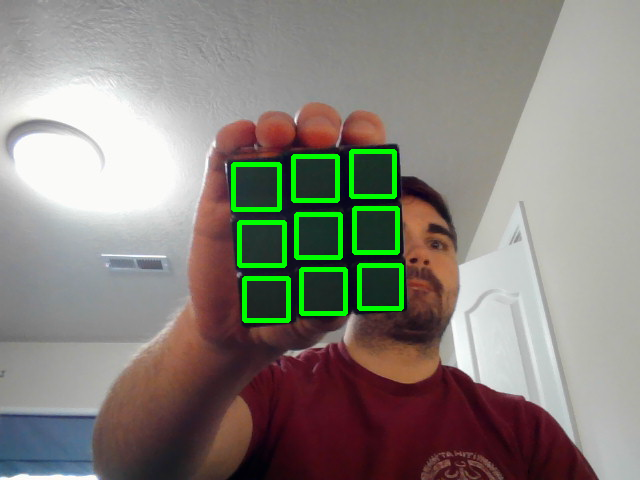
#> input picture yo.png, 640 x 480 px, given in place of the camera
$ python MainCubeScanner.py
#> lines starting #> are read from the running program, lines starting #| are printed output that depends on the picture; after the words box and inside, x2 and y2 are one past the last pixel; in counts of white or black regions, pixels touching at a corner belong together
#> further down, imageFrame is the input picture: shape (480, 640, 3); mean B, G, R 123.6, 131.3, 135.5
# Python code for Cube Scanner


import numpy as np
from matplotlib import pyplot as plt
import cv2
import math
import json
from sklearn.cluster import KMeans
from k_means_constrained import KMeansConstrained


def isContourSquare(c):

    peri = cv2.arcLength(c, True)
    area = cv2.contourArea(c)

    # Find the circularity of the contour, a square's should be about 0.785
    squareness = 4 * math.pi * area / math.pow(peri, 2)
    if (area > 500 and squareness >= 0.70 and squareness <= 0.85):
        return True
    else:
        return False


def scanSide(imageFrame, faceName):
    # Make a copy of the image frame to change it
#> called with faceName = '0.png'
    contourImage = imageFrame.copy()

    # Gray the image cause that helps for some reason
    gray = cv2.cvtColor(contourImage, cv2.COLOR_BGR2GRAY)
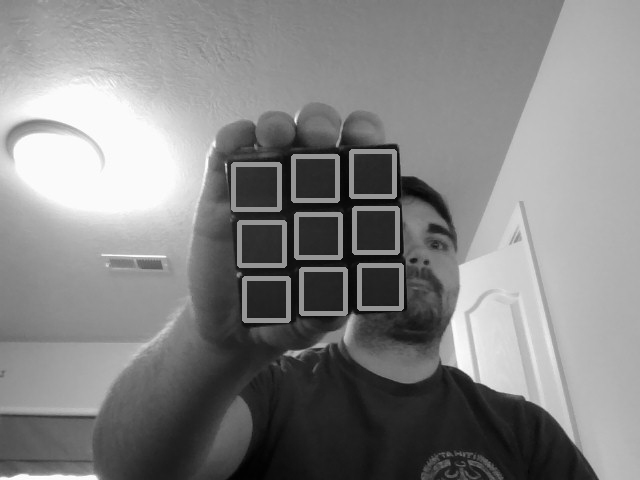
#> gray: shape (480, 640); min 1, max 255, mean 131.7

    # Give it a bit of a blur beacuse that also helps for some reason
    blurred = cv2.GaussianBlur(gray, (3, 3), 0)

    # Canny does something to get edge detection, not sure what
    canny = cv2.Canny(blurred, 20, 40)
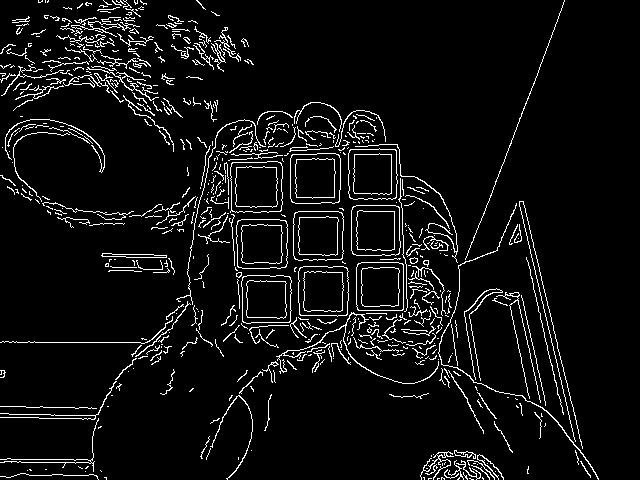
#> canny: shape (480, 640); 6.1% white in thin lines or dots

    # Kernel is for the dilation step
    kernel = np.ones((3, 3), np.uint8)

    # Dilating the lines to help detect edges better
    dilated = cv2.dilate(canny, kernel, iterations=2)
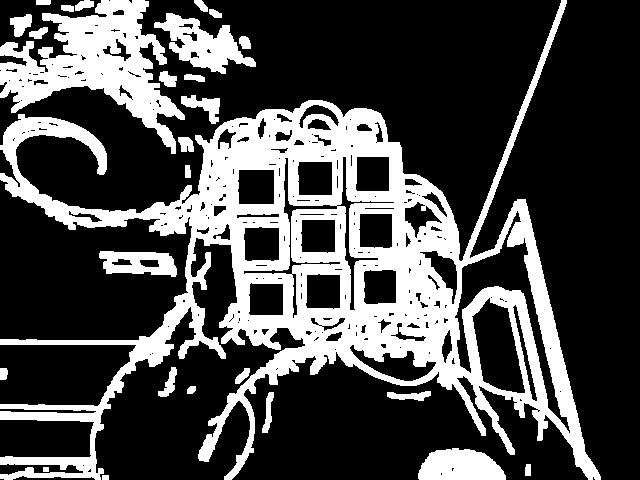
#> dilated: shape (480, 640); 29.2% white; 27 white regions

    # Finally find the contours
    (contours, hierarchy) = cv2.findContours(
        dilated.copy(), cv2.RETR_TREE, cv2.CHAIN_APPROX_SIMPLE)
#> contours = 286 contours, 176 with area under 20; largest, box (x1, y1, x2, y2) and area: (0, 0, 601, 480) 90451, (0, 0, 185, 154) 11564, (454, 210, 571, 434) 4594, (471, 297, 526, 394) 3254, (154, 13, 256, 74) 2664

    squares = []

    for i in range(len(contours)):
        # Check to see if the contour is square, and that it doesn't have a child, or, if it does have a child, that the child is not square
        # See this article to understand hiearchy https://docs.opencv.org/3.1.0/d9/d8b/tutorial_py_contours_hierarchy.html (for some reason hierarchy is as an array of length 1 - real data is nested in there)
        if (isContourSquare(contours[i]) and (hierarchy[0][i][2] == -1 or not isContourSquare(contours[hierarchy[0][i][2]]))):
            # If it's square, let's grab the "bounding rectangle" -- returns x, y, width and height
            x, y, w, h = cv2.boundingRect(contours[i])

            # Grab color
            avgColor = np.array(
                cv2.mean(contourImage[y+2:y+h-2, x+2:x+w-2])).astype(np.uint8)

            # Save square as object
            square = {
                "x": x,
                "y": y,
                "w": w,
                "h": h,
                "avgColor": avgColor.tolist()
            }

            # Append square to array of squares
            squares.append(square)

            # Then draw that rectangle on the image frame
            cv2.rectangle(imageFrame, (x, y), (x+w, y+h), (0, 255, 0), 3)
#> this loop made 286 passes
#> (x, y, w, h, avgColor) on passes 107, 112, 115, 138, 149, 155, 194, 198, 204: (248, 282, 36, 34, [36, 38, 28, 0]), (305, 273, 36, 37, [36, 39, 27, 0]), (363, 269, 34, 36, [35, 40, 22, 0]), (243, 226, 37, 36, [46, 49, 35, 0]), (300, 219, 36, 35, [41, 46, 25, 0]), (358, 213, 35, 36, [37, 44, 24, 0]), (237, 169, 38, 36, [49, 49, 35, 0]), (297, 161, 36, 35, [41, 45, 30, 0]), (355, 156, 35, 36, [37, 44, 26, 0])
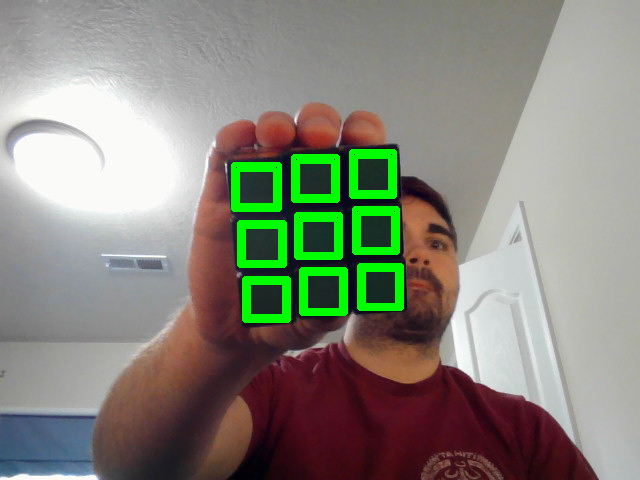
#> imageFrame: shape (480, 640, 3); 1.63% of pixels changed, all inside (x1, y1, x2, y2) = (236, 154, 399, 318)
#> after the loop, squares = 9 items

    # Might want to add some kind of logic so it checks that there are 8 squares
    # and that they're about the same spot they were in previous frames.
    #  Can also check to see if colors stay the same in multiple frames.
    if (len(squares) == 9):

        # Sort the 9 squares found by y coordinate
        sortedByYSquares = sorted(squares, key=lambda square: square["y"])
#> sortedByYSquares = 9 items

        # Separate into 3 rows (this is done before sorting by x because the y coordinate could be a little bit off from others in the row)
        topRow = sorted([sortedByYSquares[0], sortedByYSquares[1],
                         sortedByYSquares[2]], key=lambda square: square["x"])
#> topRow = 3 items
        middleRow = sorted([sortedByYSquares[3], sortedByYSquares[4],
                            sortedByYSquares[5]], key=lambda square: square["x"])
#> middleRow = 3 items
        bottomRow = sorted([sortedByYSquares[6], sortedByYSquares[7],
                            sortedByYSquares[8]], key=lambda square: square["x"])
#> bottomRow = 3 items

        # Combine the rows to make an array of 3 arrays
        faceNotFlattened = [topRow, middleRow, bottomRow]

        # Flatten that array into an array of 9 squares
        sortedFace = []
        for row in faceNotFlattened:
            for square in row:
                sortedFace.append(square)
#> this loop made 3 passes
#> after the loop, sortedFace = 9 items

        # Take a screenshot
        cv2.imwrite(faceName, imageFrame)

        # print(sortedFace)
        # Print that face
        return sortedFace
    else:
        return False


# Capturing video through webcam
webcam = cv2.VideoCapture(0)

upper_left = (0, 245)
bottom_right = (765, 485)

scanNow = True
scannedSides = []
scannedSidesWithLabels = {}

# Start a while loop
# while(1):

sideLabels = {
    0: "front",
    1: "left",
    2: "back",
    3: "right",
    4: "up",
    5: "down"
}

loops = 0

while(len(scannedSides) < 6):

    # webcam in image frames
    _, imageFrame = webcam.read()

    # While scanned sides is less than 7
    # Scan side
    scannedSide = False

    # This is kinda hacky...but not sure how to do a sleep without freezing the frame, supposed this won't matter for hololens though
    if (loops > 100):
        scanNow = True

    if (scanNow):
        scannedSide = scanSide(imageFrame, str(len(scannedSides)) + ".png")
#> scannedSide = 9 items

    if (bool(scannedSide)):
        scannedSides.append(scannedSide)
        scanNow = False
        loops = 0

    cv2.imshow("Cube Scanner", imageFrame)

    if (not scanNow and loops == 0):
        if (len(scannedSides) == 1 or len(scannedSides) == 2 or len(scannedSides) == 3):
            print("Rotate Cube to the Left")
        if (len(scannedSides) == 4):
            print("Rotate Cube Up")
        if (len(scannedSides) == 5):
            print("Rotate Cube Up Twice")
    if len(scannedSides) > 5:
        for i in range(len(scannedSides)):
            scannedSidesWithLabels[sideLabels[i]] = scannedSides[i]

        # Map over scanned sides and get an array of all BGR values for each square
        allCubes = []
        for face in scannedSides:
            for square in face:
                allCubes.append(
                    [square["avgColor"][0], square["avgColor"][1], square["avgColor"][2]])

        # https://joshlk.github.io/k-means-constrained/
        # Calculate Kmeans and cluster colors with min/max size of 9
        kmeans = KMeansConstrained(n_clusters=6, size_min=9, size_max=9)
        k = kmeans.fit
        labels = kmeans.fit_predict(allCubes)

        # Object to hold all colors
        cube = {
            "front": [],
            "left": [],
            "back": [],
            "right": [],
            "up": [],
            "down": []
        }

        # Loop over the cluster data and get cube map based on cluster
        for i in range(len(labels)):
            if (i >= 0 and i <= 8):
                cube["front"].append(int(labels[i]))
            elif (i >= 9 and i <= 17):
                cube["left"].append(int(labels[i]))
            elif (i >= 18 and i <= 26):
                cube["back"].append(int(labels[i]))
            elif (i >= 27 and i <= 35):
                cube["right"].append(int(labels[i]))
            elif (i >= 36 and i <= 44):
                cube["up"].append(int(labels[i]))
            else:
                cube["down"].append(int(labels[i]))


        f = open("cubemap.txt", "w")
        json_str = json.dumps(cube)
        f.write(json_str)
        f.close()

        f = open("cubescandata.txt", "w")
        json_str = json.dumps(scannedSidesWithLabels)
        f.write(json_str)
        f.close()

    loops += 1
    # Program Termination
    if cv2.waitKey(10) & 0xFF == ord('q'):
#> (key q is pressed here)
        cv2.destroyAllWindows()
        break
